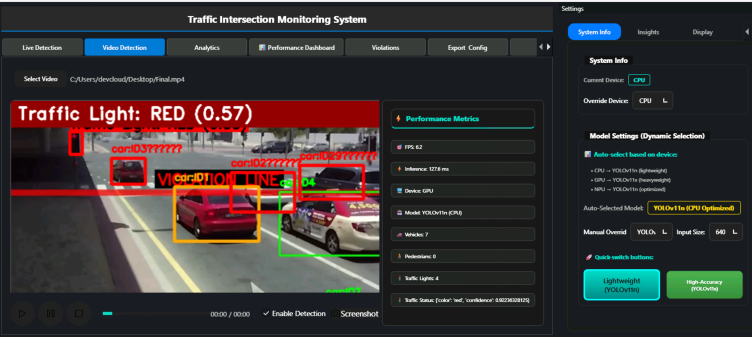
#> input picture apps/traffic_monitor/qt_app_pyside1/resources/dashboard.png, 1503 x 673 px (shown at 1/2 size)
$ python -i traffic_light_utils.py   (imports and definitions only)
#> lines starting #> are read from the running program, lines starting #| are printed output that depends on the picture; after the words box and inside, x2 and y2 are one past the last pixel; in counts of white or black regions, pixels touching at a corner belong together
#> further down, picture is the input picture: shape (673, 1503, 3); mean B, G, R 53.5, 53.7, 58.7
"""
Traffic light color detection utilities
"""

import cv2
import numpy as np
import os
import time
from typing import Dict, List, Tuple, Optional
import logging
from collections import Counter, deque

# HSV thresholds as config constants
HSV_THRESHOLDS = {
    "red": [
        (np.array([0, 40, 40]), np.array([15, 255, 255])),   # Lower red range (more permissive)
        (np.array([160, 40, 40]), np.array([180, 255, 255])) # Upper red range (more permissive)
    ],
    "yellow": [
        (np.array([15, 50, 50]), np.array([40, 255, 255]))   # Wider yellow range
    ],
    "green": [
        (np.array([35, 25, 25]), np.array([95, 255, 255]))   # More permissive green range
    ]
}

logger = logging.getLogger(__name__)
# [1 line not run here, left out]

# History buffer for smoothing (can be used in controller)
COLOR_HISTORY = []
HISTORY_SIZE = 5

# Global color history for temporal smoothing
COLOR_HISTORY_DICT = {}
HISTORY_LEN = 7  # Number of frames to smooth over

# [6 lines left out: function get_light_id, not called in this run]

def detect_dominant_color(hsv_img):
    """
    Detect the dominant color in a traffic light based on simple HSV thresholding.
    Useful as a fallback for small traffic lights where circle detection may fail.
    """
    h, w = hsv_img.shape[:2]
#> h = 673; w = 1503

    # Create masks for each color
    color_masks = {}
    color_areas = {}

    # Create a visualization image for debugging
    debug_img = cv2.cvtColor(hsv_img, cv2.COLOR_HSV2BGR)
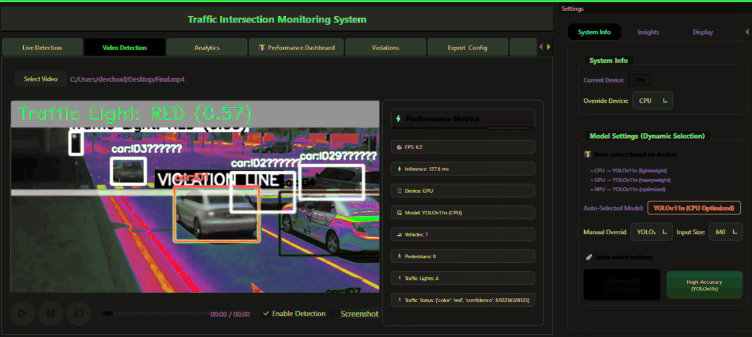
#> debug_img: shape (673, 1503, 3) (shown at 1/2 size); mean B, G, R 46.6, 48.9, 49.3

    for color, thresholds in HSV_THRESHOLDS.items():
        mask = np.zeros((h, w), dtype=np.uint8)

        for lower, upper in thresholds:
            color_mask = cv2.inRange(hsv_img, lower, upper)
            mask = cv2.bitwise_or(mask, color_mask)

        # Calculate the percentage of pixels matching each color
        color_areas[color] = np.count_nonzero(mask) / (h * w) if h * w > 0 else 0

        # Create a colored mask for visualization
        color_viz = np.zeros((h, w, 3), dtype=np.uint8)
        if color == "red":
            color_viz[:, :] = [0, 0, 255]  # BGR red
        elif color == "yellow":
            color_viz[:, :] = [0, 255, 255]  # BGR yellow
        elif color == "green":
            color_viz[:, :] = [0, 255, 0]  # BGR green

        # Apply the mask to the color
        color_viz = cv2.bitwise_and(color_viz, color_viz, mask=mask)

        # Blend with debug image for visualization
        alpha = 0.5
        mask_expanded = cv2.cvtColor(mask, cv2.COLOR_GRAY2BGR) / 255.0
        debug_img = debug_img * (1 - alpha * mask_expanded) + color_viz * (alpha * mask_expanded)
#> this loop made 3 passes
#> pass 2, in detect_dominant_color, `debug_img = debug_img * (1 - alpha * mask_expanded) + color_viz * (alp..`:
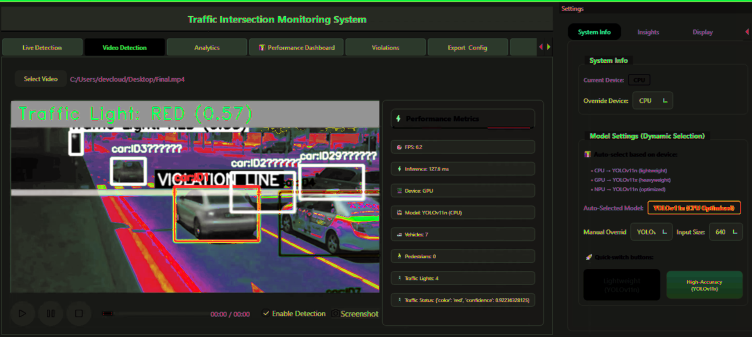
#> debug_img: shape (673, 1503, 3) float64 (shown at 1/2 size); mean B, G, R 45.4, 48.3, 50.2
#> pass 3, in detect_dominant_color, `debug_img = debug_img * (1 - alpha * mask_expanded) + color_viz * (alp..`:
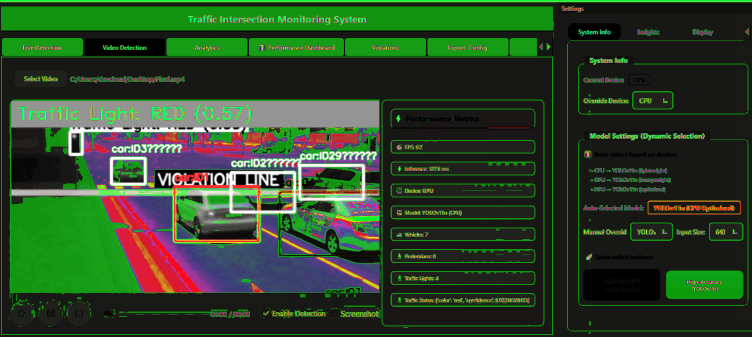
#> debug_img: shape (673, 1503, 3) float64 (shown at 1/2 size); mean B, G, R 40.5, 68.8, 45.3
#> after the loop:
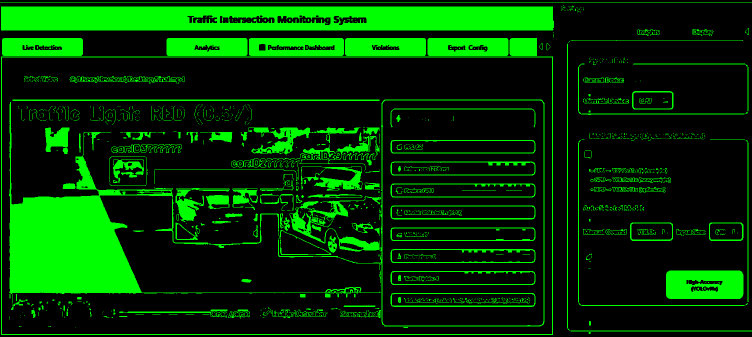
#> color_viz: shape (673, 1503, 3) (shown at 1/2 size); mean B, G, R 0, 53.2, 0
#> after the loop:
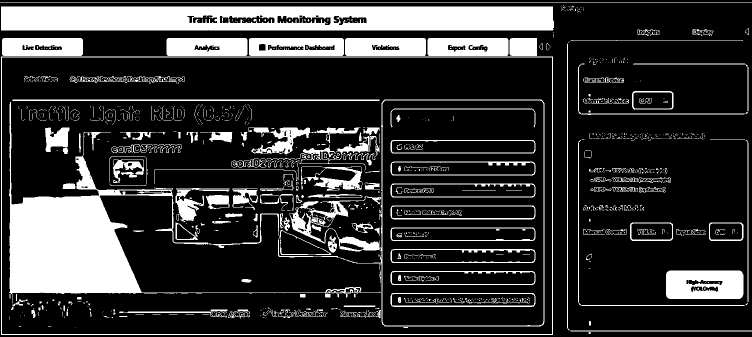
#> mask: shape (673, 1503) (shown at 1/2 size); 20.8% white; 1379 white regions (1137 under 20 px), largest, box (x1, y1, x2, y2) and area: (18, 199, 1089, 653) 51993, (2, 13, 1108, 61) 49582, (1332, 541, 1487, 598) 7921
#> after the loop, color_areas = {'red': 0.0243, 'yellow': 0.00307, 'green': 0.208}

    # Show debug visualization
    cv2.imshow(f"Color Masks", debug_img.astype(np.uint8))
    cv2.waitKey(1)

    # Debug output
    print(f"Color areas: Red={color_areas.get('red', 0):.3f}, Yellow={color_areas.get('yellow', 0):.3f}, Green={color_areas.get('green', 0):.3f}")
#| Color areas: Red=0.024, Yellow=0.003, Green=0.208

    # If any color exceeds the threshold, consider it detected
    best_color = max(color_areas.items(), key=lambda x: x[1]) if color_areas else ("unknown", 0)
#> best_color = ('green', 0.208)

    # Only return a color if it has a minimum area percentage
    if best_color[1] > 0.02:  # at least 2% of pixels match the color (reduced from 3%)
        return best_color[0], best_color[1]

    return "unknown", 0

# [432 lines left out: functions detect_traffic_light_color, detect_traffic_light_color_old, draw_traffic_light_status, ensure_traffic_light_color, not called in this run]

>>> import cv2
>>> picture = cv2.imread('../resources/dashboard.png')
>>> result = detect_dominant_color(picture)
#> result = ('green', 0.208)
